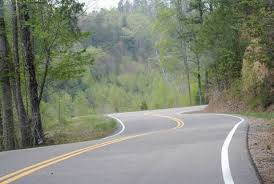
#> input picture roads.jpeg, 274 x 184 px
$ python lane_detection.py
#> lines starting #> are read from the running program, lines starting #| are printed output that depends on the picture; after the words box and inside, x2 and y2 are one past the last pixel; in counts of white or black regions, pixels touching at a corner belong together
import matplotlib.pylab as plt
import cv2
import numpy as np

image = cv2.imread('roads.jpeg')
#> image is the input picture: shape (184, 274, 3); mean B, G, R 118.2, 133.6, 128.5
image = cv2.cvtColor(image,cv2.COLOR_BGR2RGB)

print(image.shape)
#| (184, 274, 3)
height = image.shape[0]
#> height = 184
width = image.shape[1]
#> width = 274

# region of interest
region_of_interest_vertices = [
    # width and height
    (0,height),
    (width/2, height/2),
    (width,height),
]
#> region_of_interest_vertices = [(0, 184), (137, 92), (274, 184)]
# create a function
def region_of_interest(img, vertices):
    mask = np.zeros_like(img)
    # channel_count = img.shape[2]
    match_mask_color = 255
    cv2.fillPoly(mask, vertices,match_mask_color)
    masked_image = cv2.bitwise_and(img, mask)
    return masked_image
# draw the lines

def draw_the_lines(img, lines):
    img = np.copy(img)
    blank_image = np.zeros((img.shape[0],img.shape[1],3), dtype=np.uint8)

    # loop through the lines
    for line in lines:
        for x1,y1,x2,y2 in line:
            cv2.line(blank_image,(x1,y1),(x2,y2), ( 0,255,0), thickness=3)

    # merge the blank_imge to the img
    img = cv2.addWeighted(img, 0.8,blank_image,1,0.0)
    return img

# turn image to gray
gray_image = cv2.cvtColor(image, cv2.COLOR_RGB2GRAY)
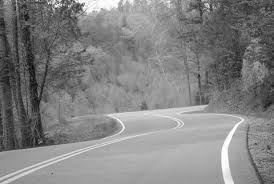
#> gray_image: shape (184, 274); min 6, max 255, mean 130.3
canny_image = cv2.Canny(gray_image,100,200)
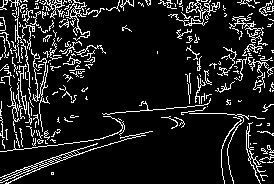
#> canny_image: shape (184, 274); 11.5% white in thin lines or dots

# call the function
cropped_image = region_of_interest(canny_image, np.array([region_of_interest_vertices], np.int32))
#> in region_of_interest, `cv2.fillPoly(mask, vertices,match_mask_color)`:
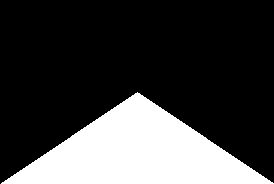
#> mask: shape (184, 274); 25.1% white; 1 white region, box (x1, y1, x2, y2) and area: (1, 92, 274, 184) 12649
#> in region_of_interest, `masked_image = cv2.bitwise_and(img, mask)`:
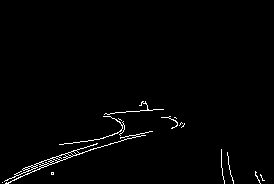
#> masked_image: shape (184, 274); 1.5% white in thin lines or dots, all inside (x1, y1, x2, y2) = (2, 101, 265, 184)

# draw lines
lines = cv2.HoughLinesP(cropped_image,
                        rho=6,
                        theta=np.pi/60,
                        threshold=160,
                        lines=np.array([]),
                        minLineLength=40,
                        maxLineGap=25)
#> lines = [[6, 183, 123, 131], [20, 171, 78, 152], [41, 161, 93, 144], [23, 168, 184, 124]]
# call the draw the lines method
image_with_lines= draw_the_lines(image,lines)
#> the loop in draw_the_lines, `for line in lines:` made 4 passes
#> after the loop in draw_the_lines, `for line in lines:`:
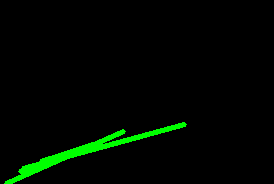
#> blank_image: shape (184, 274, 3); mean of channels 0, 1, 2 0, 7.7, 0; drawn as B, G, R
#> in draw_the_lines, `img = cv2.addWeighted(img, 0.8,blank_image,1,0.0)`:
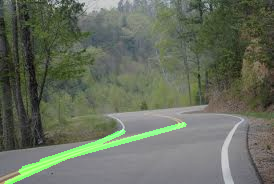
#> img: shape (184, 274, 3); mean R, G, B 102.8, 110.3, 94.6
plt.imshow(image_with_lines)
plt.show()

$ run again, with doha.jpg copied over roads.jpeg
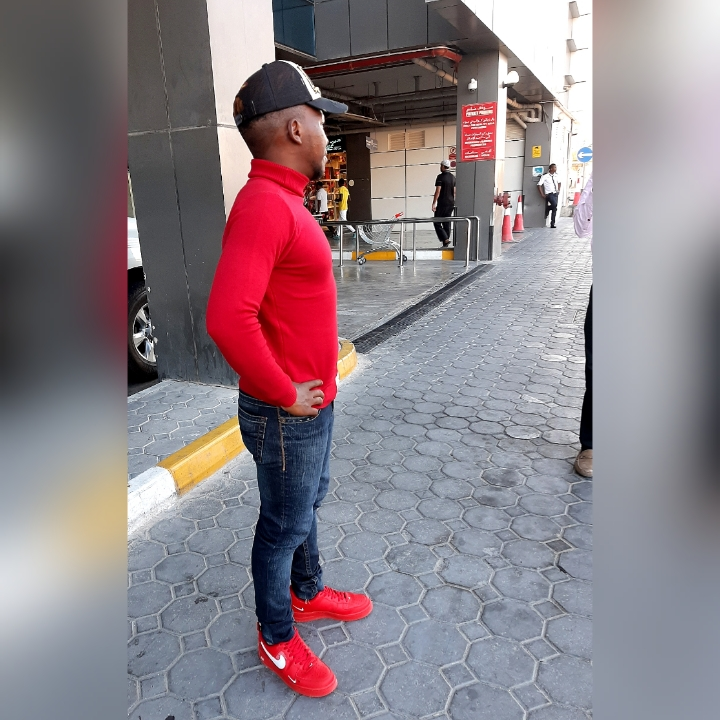
#> input picture doha.jpg, 720 x 720 px
#> image is the input picture: shape (720, 720, 3); mean B, G, R 135, 128.2, 140.2
#| (720, 720, 3)
#> `canny_image = cv2.Canny(gray_image,100,200)`:
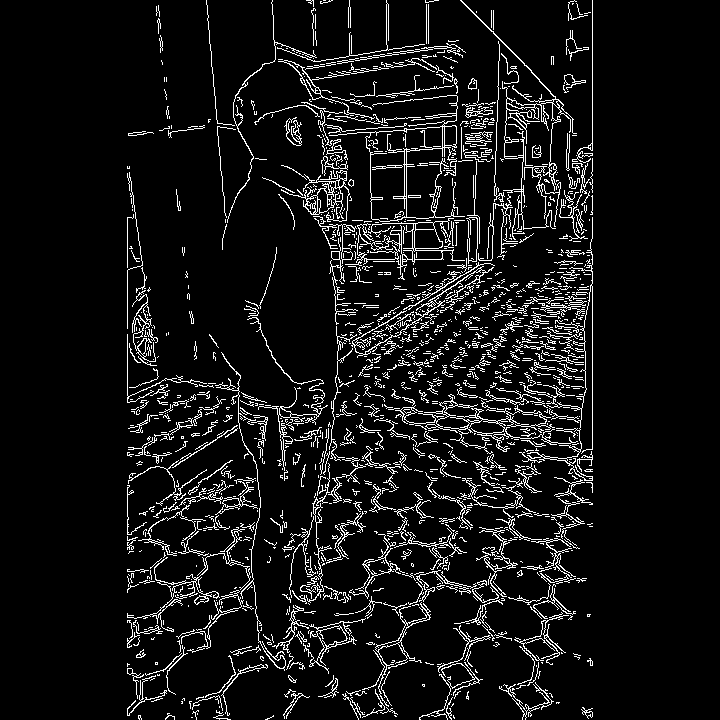
#> canny_image: shape (720, 720); 7.7% white in thin lines or dots, all inside (x1, y1, x2, y2) = (127, 0, 593, 720)
#> mask: shape (720, 720); 25% white; 1 white region, box (x1, y1, x2, y2) and area: (1, 360, 720, 720) 129600
#> masked_image: shape (720, 720); 2.6% white in thin lines or dots, all inside (x1, y1, x2, y2) = (127, 366, 593, 720)
#> lines = 275 rows, first 6: [238, 652, 368, 617], [421, 587, 494, 583], [286, 597, 367, 592], [302, 423, 484, 605], [361, 372, 427, 619], [248, 671, 426, 426]
#> the loop in draw_the_lines, `for line in lines:` made 275 passes
#> in draw_the_lines, `img = cv2.addWeighted(img, 0.8,blank_image,1,0.0)`:
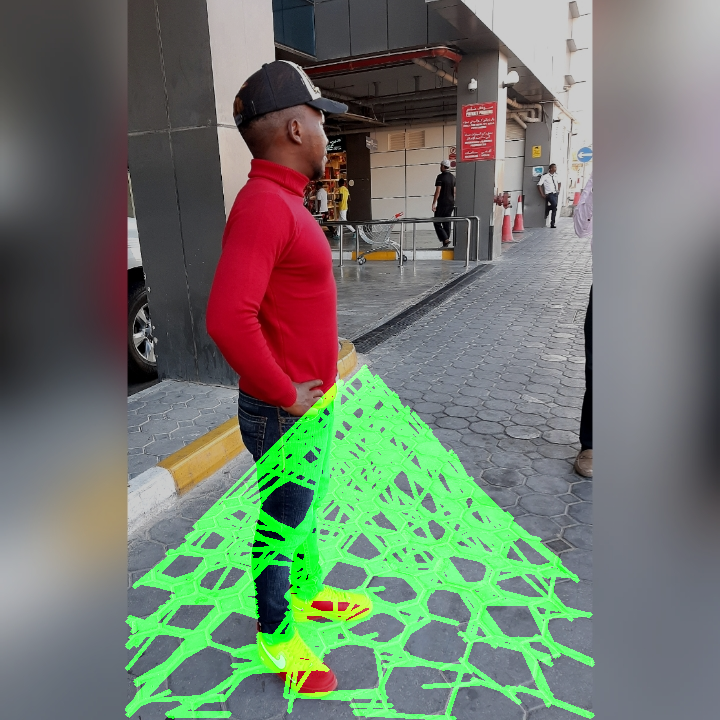
#> img: shape (720, 720, 3); mean R, G, B 112.1, 122.2, 108
